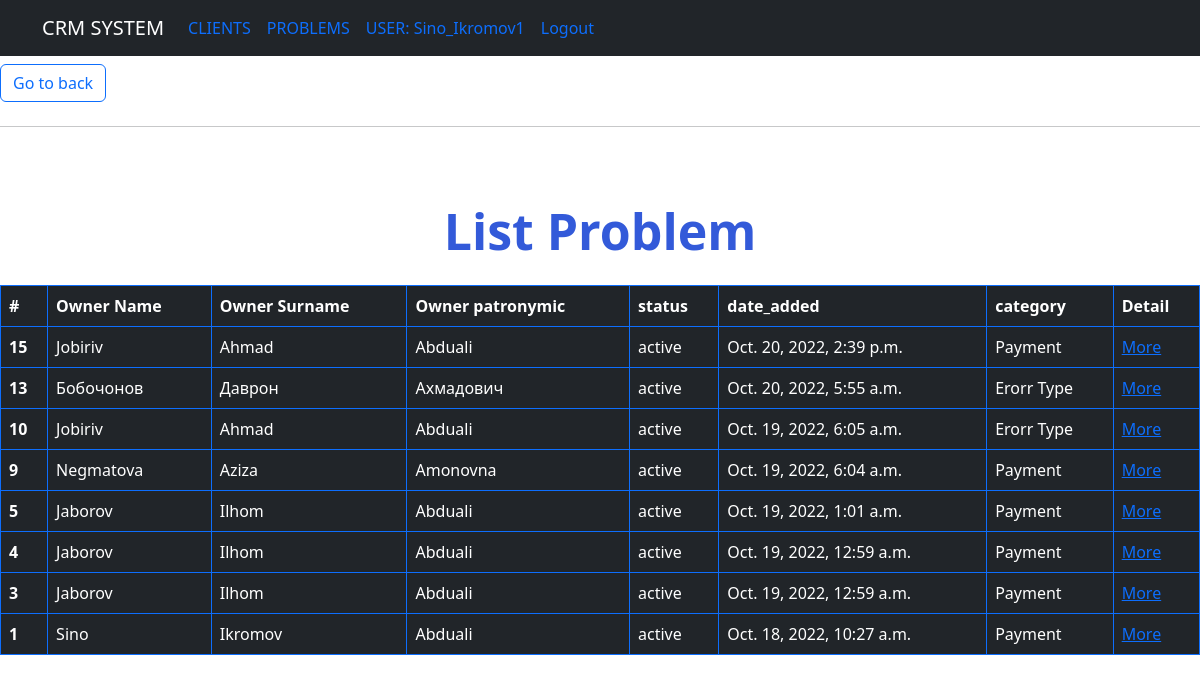
Page /problem/active_status/ (signed in) on the committed database.
### agents/models.py (models this page shows, shortened)
class CustomerUser(AbstractUser):
    pass

class Problem(models.Model):
    STATUS_PROBLEM = (
        ('active', 'active'),
        ('canceled', 'canceled'),
        ('done', 'done')
    )
    description = models.TextField('description')
    category = models.ForeignKey(Category, verbose_name='category', on_delete=models.CASCADE)
    status = models.CharField('Status', max_length=100, choices=STATUS_PROBLEM)
    date_added = models.DateTimeField('created_at', auto_now_add=True)
    client = models.ForeignKey("Client", on_delete=models.CASCADE)
    class Meta:
        ordering = ('-date_added',)

class Client(models.Model):
    GENDER = (
        ('male', 'male'),
        ('female', 'female')
    )
    first_name = models.CharField(max_length=100)
    last_name = models.CharField(max_length=100)
    patronymic = models.CharField(max_length=100)
    was_born = models.DateField(default=2003)
    gender = models.CharField(max_length=100, choices=GENDER)
    age = models.IntegerField(default=0)
    date_added = models.DateTimeField(auto_now_add=True)
    phone_number = models.CharField(max_length=20)
    email = models.EmailField()
    class Meta:
        ordering = ('-date_added',)

class Category(models.Model):
    title = models.CharField('category', max_length=150)

### problem/views.py (the view)
# urls.py: path('active_status/', ActiveStatusProblem.as_view(), name='active_status'),
class ActiveStatusProblem(LoginRequiredMixin, generic.ListView):
    template_name = 'problem/filter_problem.html'
    def get_queryset(self):
        active_problem = Problem.objects.filter(status='active')
        return active_problem

### templates/problem/filter_problem.html
{% extends "base.html" %}
{% block content %}
<a class ="btn btn-outline-primary my-2" href="{% url 'list_problem' %}">Go to back</a>
<hr/>
<h1 class="list my-4">List Problem</h1>
<table class="table table-dark table-hover table-bordered border-primary">
  <thead>
    <tr>
      <th scope="col">#</th>
      <th scope="col">Owner Name </th>
      <th scope="col">Owner Surname </th>
      <th scope="col">Owner patronymic</th>
      <th scope="col">status</th>
      <th scope="col">date_added </th>
      <th scope="col">category</th>
        <th scope="col">Detail</th>
    </tr>
  </thead>
{% for problem in object_list %}
  <tbody>
    <tr>
      <th scope="row">{{ problem.pk }}</th>
      <td>{{ problem.client.first_name }}</td>
      <td>{{ problem.client.last_name }}</td>
      <td>{{ problem.client.patronymic }}</td>
      <td>{{ problem.status }}</td>
      <td>{{ problem.date_added }}</td>
      <td>{{ problem.category.title }}</td>
        <td><a href="{% url  'update_problem' problem.pk  %}">More</a></td>
    </tr>
  </tbody>
{% endfor %}
</table>
{% endblock %}

### templates/navbar.html (shortened to what this page needs)
<nav class="navbar navbar-expand-lg navbar-dark bg-dark" >
  <div class="container">
    <a class="navbar-brand" href="#">CRM SYSTEM</a>
    <div class="collapse navbar-collapse float-end" id="navbarNavAltMarkup">
      <div class="navbar-nav">
          <ul class="nav justify-content-end">
             {% if user.is_authenticated %}
              <li class="nav-item">
              <a class="nav-link" href="{% url 'list_client' %}">CLIENTS</a>
              </li>
              <li class="nav-item">
              <a class="nav-link" href="{% url 'list_problem' %}">PROBLEMS</a>
              </li>
              <li class="nav-item">
              <a class="nav-link" href="{% url 'list_problem' %}">USER: {{ user }}</a>
              </li>
              <li class="nav-item">
             <a  class="nav-link " href="{% url 'logout' %}">Logout</a>
              </li>
              {% else %}
              <li class="nav-item">
             <a class="nav-link" href="{% url 'login' %}">Login</a>
              </li>
              {% endif %}
</ul>
      </div>
    </div>
  </div>
</nav>

### agents/static/style.css (style rules this page uses)
body { background-color: fufufu; }
.btn { position: relative; padding 10px; }
.list { text-align: center; font-size: 50px; font-weight: 700; padding-top: 50px; color: #335AD9; }

### rows in the picture
CustomerUser: username "Sino_Ikromov1"
Problem: pk "15", client.first_name "Jobiriv", client.last_name "Ahmad", client.patronymic "Abduali", status "active", date_added "Oct. 20, 2022, 2:39 p.m.", category "Payment"
Problem: pk "13", client.first_name "Бобочонов", client.last_name "Даврон", client.patronymic "Ахмадович", status "active", date_added "Oct. 20, 2022, 5:55 a.m.", category "Erorr Type"
Problem: pk "10", client.first_name "Jobiriv", client.last_name "Ahmad", client.patronymic "Abduali", status "active", date_added "Oct. 19, 2022, 6:05 a.m.", category "Erorr Type"
Problem: pk "9", client.first_name "Negmatova", client.last_name "Aziza", client.patronymic "Amonovna", status "active", date_added "Oct. 19, 2022, 6:04 a.m.", category "Payment"
Problem: pk "5", client.first_name "Jaborov", client.last_name "Ilhom", client.patronymic "Abduali", status "active", date_added "Oct. 19, 2022, 1:01 a.m.", category "Payment"
Problem: pk "4", client.first_name "Jaborov", client.last_name "Ilhom", client.patronymic "Abduali", status "active", date_added "Oct. 19, 2022, 12:59 a.m.", category "Payment"
Problem: pk "3", client.first_name "Jaborov", client.last_name "Ilhom", client.patronymic "Abduali", status "active", date_added "Oct. 19, 2022, 12:59 a.m.", category "Payment"
Problem: pk "1", client.first_name "Sino", client.last_name "Ikromov", client.patronymic "Abduali", status "active", date_added "Oct. 18, 2022, 10:27 a.m.", category "Payment"
